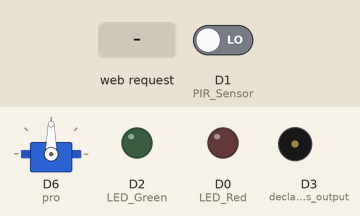
A sketch run on a simulated ESP8266 (NodeMCU). On the bench: servo, output pins drawn as LEDs (lit = HIGH), buzzer (waves = sounding). The test bench sets the inputs (shaded band); at power-on: D1 (PIR_Sensor) LOW. WiFi joins after 1.5 s; servers stay silent unless stated; storage starts empty; what the sketch prints to the serial monitor is not drawn.

Above: at 3.2 s.
3.3 s: HTTP request GET /switchon received
At 4.2 s:
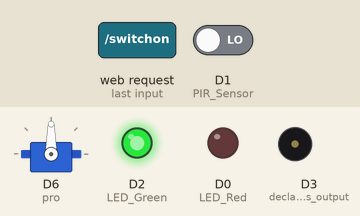
4.8 s: D1 (PIR_Sensor) driven HIGH
At 7.4 s:
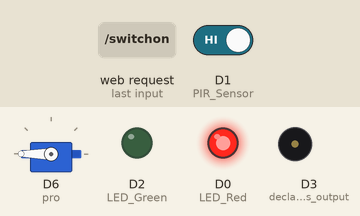
7.8 s: D1 (PIR_Sensor) driven LOW
At 10.0 s:
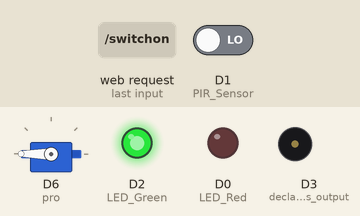
10.3 s: HTTP request GET /switchoff received
At 10.8 s:
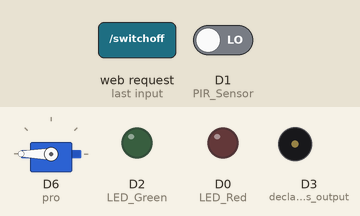
Timing chart, 0 to 12.8 s (numbered marks = the images above; inputs shaded):
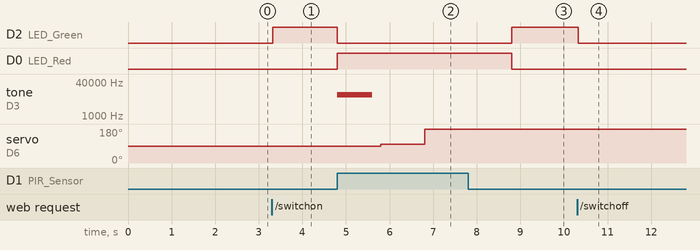

The sketch:

Sending_http_request__from_arduino.ino
```cpp
// Import required libraries
#include <ESP8266WiFi.h>
#include <ESPAsyncTCP.h>
#include <ESPAsyncWebServer.h>
#include <FS.h>
#include <Wire.h>
#include<ArduinoJson.h>
#include <ESP8266HTTPClient.h>
#include <WiFiClient.h>
#include <Servo.h>

// Replace with your network credentials
const char* ssid = "Redmi Note 9S";
const char* password = "12345678";
// Set static IP address

IPAddress staticIP(192, 168, 92, 130); // replace with desired IP address
IPAddress gateway(192, 168, 92, 12); // replace with your gateway IP address
IPAddress subnet(255, 255, 255, 0);

// Set  GPIO
int pirValue; // Place to store read PIR Value
//int ldrValue; // Place to store read LDR Value

//int relayPin=D7;
// Stores switch state

bool isActivate = false; // initial state of the System

// Create AsyncWebServer object on port 80
AsyncWebServer server(80);


void handle_on(AsyncWebServerRequest *request) {
  //ledState = HIGH;
  isActivate = HIGH;

  //digitalWrite(ledPin1,HIGH);
}
void handle_off(AsyncWebServerRequest *request) {
  //ledState = LOW;
  isActivate = LOW;
  //digitalWrite(ledPin1,LOW);

}

Servo pro;
int counter = 0;

void setup(){
  pinMode(D0, OUTPUT);   //LED Red
  pinMode(D1, INPUT);  //  PIR Sensor
  pinMode(D2, OUTPUT);   //LED Green
  pinMode(D3, OUTPUT); // declare Buzzer as output
  pinMode(D4, INPUT);   //LDR Sensor

  //pinMode(D7,OUTPUT);

  pro.attach(D6);//Servo Motor

  // Serial port for debugging purposes
  Serial.begin(115200);


  // Initialize SPIFFS
  if(!SPIFFS.begin()){
    Serial.println("An Error has occurred while mounting SPIFFS");
    return;
  }

  // Connect to Wi-Fi
  WiFi.begin(ssid, password);
  while (WiFi.status() != WL_CONNECTED) {
    delay(1000);
    Serial.println("Connecting to WiFi..");
  }

  // Set static IP address
  WiFi.config(staticIP, gateway, subnet);
  // Print ESP32 Local IP Address
  Serial.println(WiFi.localIP());

  // Route for root / web page
  server.on("/", HTTP_GET, [](AsyncWebServerRequest *request){
    request->send(SPIFFS, "/index.html");
  });

  // Route to load style.css file
  server.on("/style.css", HTTP_GET, [](AsyncWebServerRequest *request){
    request->send(SPIFFS, "/style.css", "text/css");
  });

  // Handle the toggle switch control
    server.on("/switchon",HTTP_GET,handle_on);
    server.on("/switchoff",HTTP_GET,handle_off);

  Serial.println("Hii");
  server.begin();
  Serial.println("HTTP server started");

}


void loop() {
       if (isActivate == HIGH)
      {
        //ldrValue=digitalRead(D4);
       // if(ldrValue){
        digitalWrite(D2, HIGH);
        digitalWrite(D0, LOW);
        //digitalWrite(D7, HIGH);
         getPirValue();
        /*}else{
         Serial.println("Environment is not Dark");
        }*/

      }else{
         digitalWrite(D2, LOW);
         digitalWrite(D7, LOW);
      }
}

void getPirValue(void)        //Get PIR Data
  {
   pirValue = digitalRead(D1);
   Serial.println(pirValue);
    if (pirValue)
     {
        Serial.println("Motion detected");
        digitalWrite(D0, HIGH);
        digitalWrite(D2, LOW);
        tone(D3, 10000,800);
        delay(1000);

        //Triggering of the Camera
            if (counter < 3) {

                for (int angle = 180; angle >= 100; angle -= 80) {
                pro.write(angle);
               delay(1);
              }
              delay(1000);
               for (int angle = 100; angle <= 180; angle += 80) {
                pro.write(angle);
                delay(1);
              }
              delay(1000);
              counter++;

            }
            delay(1000);
            counter=0;
         //String alertMsg = "<script>alert('Motion detected!');</script>";
        //server.send(200, "text/html", alertMsg);

    // Make HTTP GET request
       // WiFiClient wifiClient;
       // HTTPClient http;
        //http.begin(wifiClient, "http://192.168.1.130/alert");
        //http.GET();
       // http.end();

     }
  }
```

Measured:
- after the input at 3.3 s, D2 (LED_Green): LOW → HIGH at once
- after the input at 4.8 s, D2 (LED_Green): HIGH → LOW at once; D0 (LED_Red): LOW → HIGH at once; tone on D3 (declare_Buzzer_as_output): silent → 10000 Hz at once, → silent 0.80 s later; servo on D6 (pro): 90° → 100° after 1.0 s, → 180° 1.0 s later
- after the input at 7.8 s, D2 (LED_Green): LOW → HIGH after 1.0 s; D0 (LED_Red): HIGH → LOW after 1.0 s; tone on D3 (declare_Buzzer_as_output): stays silent (without the input it goes to 10000 Hz after 1.0 s); servo on D6 (pro): stays 180° (without the input it goes to 100° after 2.0 s)
- after the input at 10.3 s, D2 (LED_Green): HIGH → LOW at once
